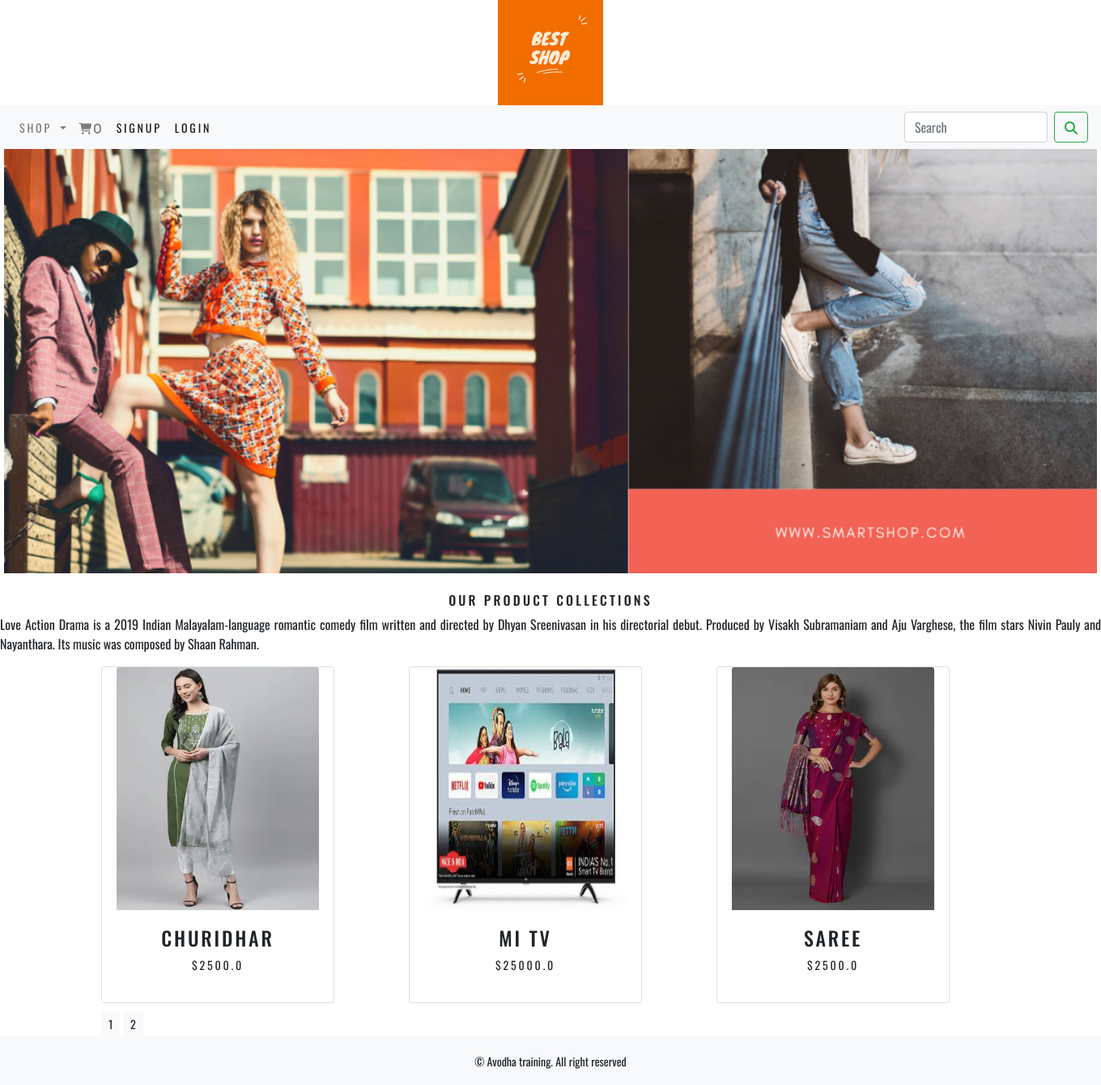
The app's page /ecommerceapp/ with its own data.
### ecommerceapp/models.py (models this page shows, shortened)
class product(models.Model):
    name = models.CharField(max_length=250, unique=True)
    slug = models.SlugField(max_length=250, unique=True)
    desc = models.TextField(blank=True)
    image = models.ImageField(upload_to="Product", blank=True)
    category = models.ForeignKey(category, on_delete=models.CASCADE)
    price = models.FloatField()
    stock = models.IntegerField()
    available = models.BooleanField(default=True)
    created = models.DateTimeField(auto_now=True)
    class Meta:
        ordering = ('name',)
        verbose_name = 'product'
        verbose_name_plural = 'products'
    def get_url(self):
        return reverse("ecommerceapp:ProdCatDetail",args=[self.category.slug,self.slug])

### ecommerceapp/views.py (the view)
# urls.py: path('',views.allProdCat,name="allProdCat"),
def allProdCat(request, c_slug=None):
    global products
    c_page = None
    products_list = None
    if c_slug != None:
        c_page = get_object_or_404(category, slug=c_slug)
        products_list = product.objects.filter(category=c_page, available=True)
    else:
        products_list = product.objects.all().filter(available=True)
    paginator = Paginator(products_list, 3)
    try:
        page = int(request.GET.get('page', '1'))
    except:
        page = 1
    try:
        products = paginator.page(page)
    except(EmptyPage, InvalidPage):
        products = paginator.page(paginator.num_pages)
    return render(request, "category.html", {'category': c_page, 'products': products})

### cart/context_processors.py (called while the page is built)
def counter(request):
    item_count = 0
    if 'admin' in request.path:
        return {}
    else:
        try:
            cart = Cart.objects.filter(cart_id=_cart_id(request))
            cart_items = CartItem.objects.all().filter(cart=cart[:1])
            for cart_item in cart_items:
                item_count+=cart_item.quantity
        except Cart.DoesNotExit:
            item_count = 0
        return dict(item_count=item_count)

### cart/views.py (called while the page is built)
def _cart_id(request):
    cart = request.session.session_key
    print(cart)
    if not cart:
        cart = request.session.create()
    return cart

### ecommerceapp/context_processors.py (called while the page is built)
def menu_links(request):
    links = category.objects.all()
    return dict(links=links)

### ecommerceapp/models.py (called while the page is built)
    def get_url(self):
        return reverse("ecommerceapp:products_by_category", args=[self.slug])

### templates/category.html (shortened to what this page needs)
{% extends 'base.html' %}
{% load static %}
{% block content %}
<div class="mx-auto">
    {% if category %}
        <img class="my_image" src="{{category.image.url}}" alt="{{category.name}}">
</div><br>
<div>
    <h1 class="text-center my_title">{{category.name}}</h1>
    <p class="text-justify">{{category.desc}}</p>
</div>
{% else %}
<div>
    <center><img class="my_image my_image_padding" src="{% static 'img/baner.png' %}" style="width:1350px;length:100px;"  alt=""></center>
</div>
<br>
<div>
    <h1 class="text-center my_title">Our product collections</h1>
    <p class="text-justify">Love Action Drama is a 2019 Indian Malayalam-language romantic comedy film written and directed by Dhyan Sreenivasan in his directorial debut. Produced by Visakh Subramaniam and Aju Varghese, the film stars Nivin Pauly and Nayanthara. Its music was composed by Shaan Rahman.</p>
</div>
{% endif %}
<div class="container">
    <div class="row max-auto">
        {% for product in products.object_list %}
        <div class="my_bottom_margin col-9 col-sm-12 col-md-4 col-lg-4">
            <div class="card text-center" style="width: 18rem;">
                <a href="{{product.get_url}}"><img src="{{product.image.url}}" style="height:300px;width:250px;" class="card-img-top my_image" alt="{{product.name}}"></a>
                <div class="card-body">
                    <h4>{{product.name}}</h4>
                    <p>${{product.price}}</p>
                </div>
            </div>
        </div>
        {% endfor %}
     </div>
    <div class="mx-auto">
        {% for pg in products.paginator.page_range %}
        <a href="?page={{pg}}" class="btn btn-light btn-sm {% if products.number == pg %} activate {% endif %}">{{pg}}</a>
        {% endfor %}
    </div>
 </div>
{% endblock %}

### templates/base.html (shortened to what this page needs)
{% load static %}
<!DOCTYPE html>
<html lang="en">
<head>
    <link rel="stylesheet" href="{% static 'css/bootstrap.min.css' %}">
    <link rel="stylesheet" href="{% static 'css/custom.css' %}">
</head>
<body>
<div>
    {% include 'header.html' %}
    {% include 'navbar.html' %}
    {% block content %}
    {% endblock %}
</div>
<div>
{% include 'footer.html' %}
</body>
</html>

### templates/header.html
{% load static %}
<div>
    <center>
        <img src="{% static 'img/logo.png' %}" alt='this is avodha logo'>
    </center>
</div>

### templates/navbar.html (shortened to what this page needs)
<nav class="navbar navbar-expand-lg navbar-light bg-light">
  <div class="collapse navbar-collapse" id="navbarSupportedContent">
    <ul class="navbar-nav mr-auto">
              <li class="nav-item dropdown">
        <a class="nav-link dropdown-toggle" href="#" id="navbarDropdown" role="button" data-toggle="dropdown" aria-haspopup="true" aria-expanded="false">
          Shop
        </a>
      </li>
        {% if item_count >= 0 %}
      <li class="nav-item">
        <a class="nav-link" href="{% url 'cart:cart_detail' %}"><i class="fas fa-shopping-cart">{{item_count}}</i></a>
      </li>
        {% endif %}
        {% if user.is_authenticated %}
        <h5>Hai {{user.username}}</h5>
        <li class="nav-item active">
        <a class="nav-link"  href="{% url 'account:logout' %}" >Logout <span class="sr-only">(current)</span></a>
        </li>
        {% else %}
        <li class="nav-item active">
        <a class="nav-link"  href="{% url 'account:register' %}" >Signup <span class="sr-only">(current)</span></a>
        </li>
        <li class="nav-item active">
        <a class="nav-link"  href="{% url 'account:login' %}" >Login <span class="sr-only">(current)</span></a>
        </li>
        {% endif %}
    </ul>
    <form class="form-inline my-2 my-lg-0" action="{% url 'search_app:SearchResult' %}" method="get">
      <input class="form-control mr-sm-2" type="search" placeholder="Search" aria-label="Search" name="q">
      <button class="btn btn-outline-success my-2 my-sm-0" type="submit"><i class="fas fa-search"></i></button>
    </form>
  </div>
</nav>

### templates/footer.html
<div class="footer navbar-fixed-bottom my_footer">
    <p class="text-center">&copy; Avodha training. All right reserved</p>
</div>

### static/css/custom.css (style rules this page uses)
body { font-family: 'Oswald', sans-serif; }
.nav-item { letter-spacing: .2em; font-size: 14px; text-transform:uppercase; }
.my_footer { background-color:#f8f9fa; height:60px; }
.my_footer p { padding-top:20px; font-size:14px; }
.my_image { width:100%; height:auto; }
.my_title { font-size:16px; text-transform:uppercase; letter-spacing:.2em; }
.my_bottom_margin { margin-bottom:10px; }
.card-body { font-size:14px; text-transform:uppercase; letter-spacing:.2em; }

### records on screen
product: image (picture), name "CHURIDHAR", price "2500.0"
product: image (picture), name "MI TV", price "25000.0"
product: image (picture), name "SAREE", price "2500.0"

### other values on screen
{{ item_count }} "0"
{{ pg }} "1" "2"
